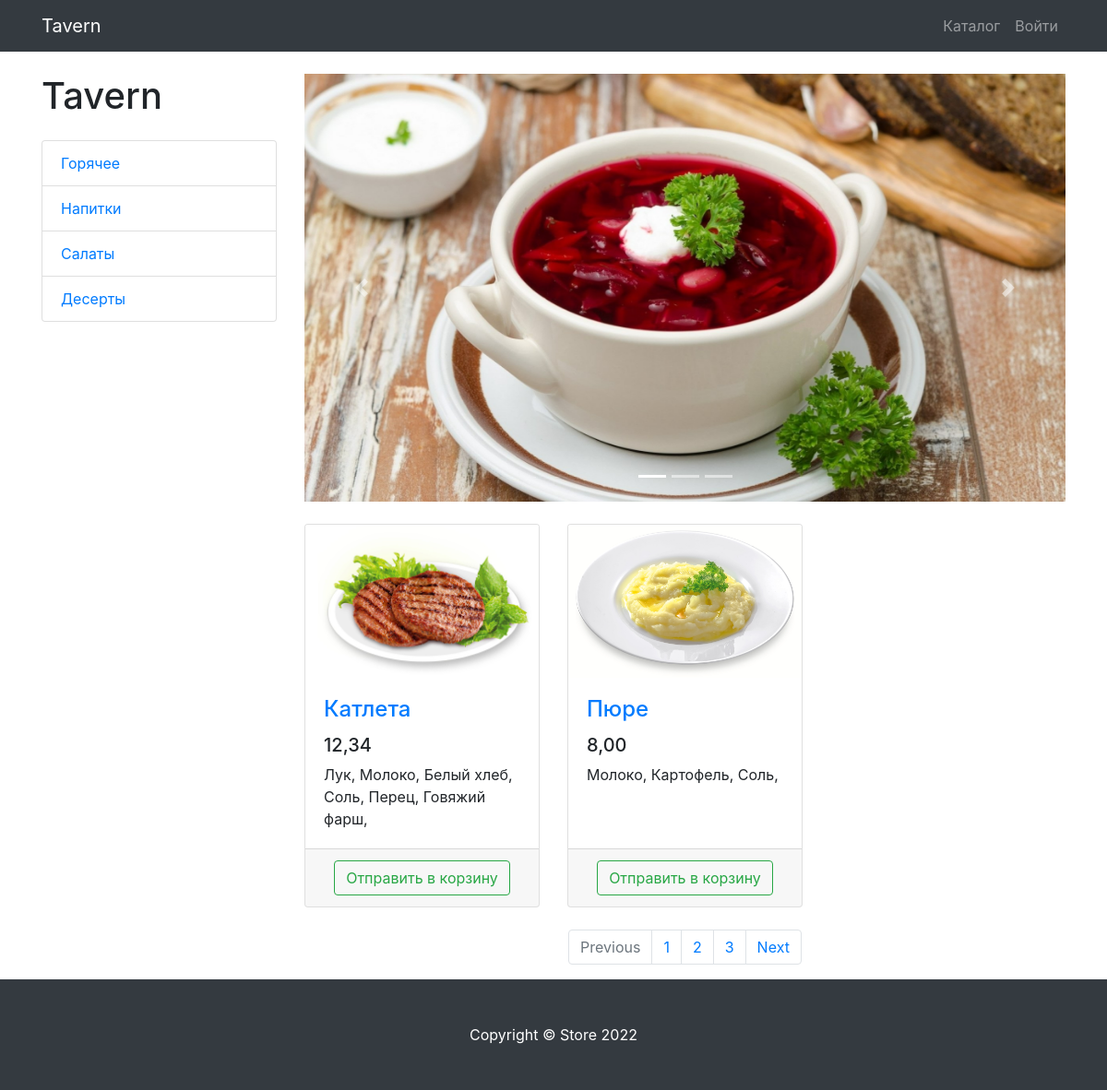
Page /dishes/ on the earlier database version.
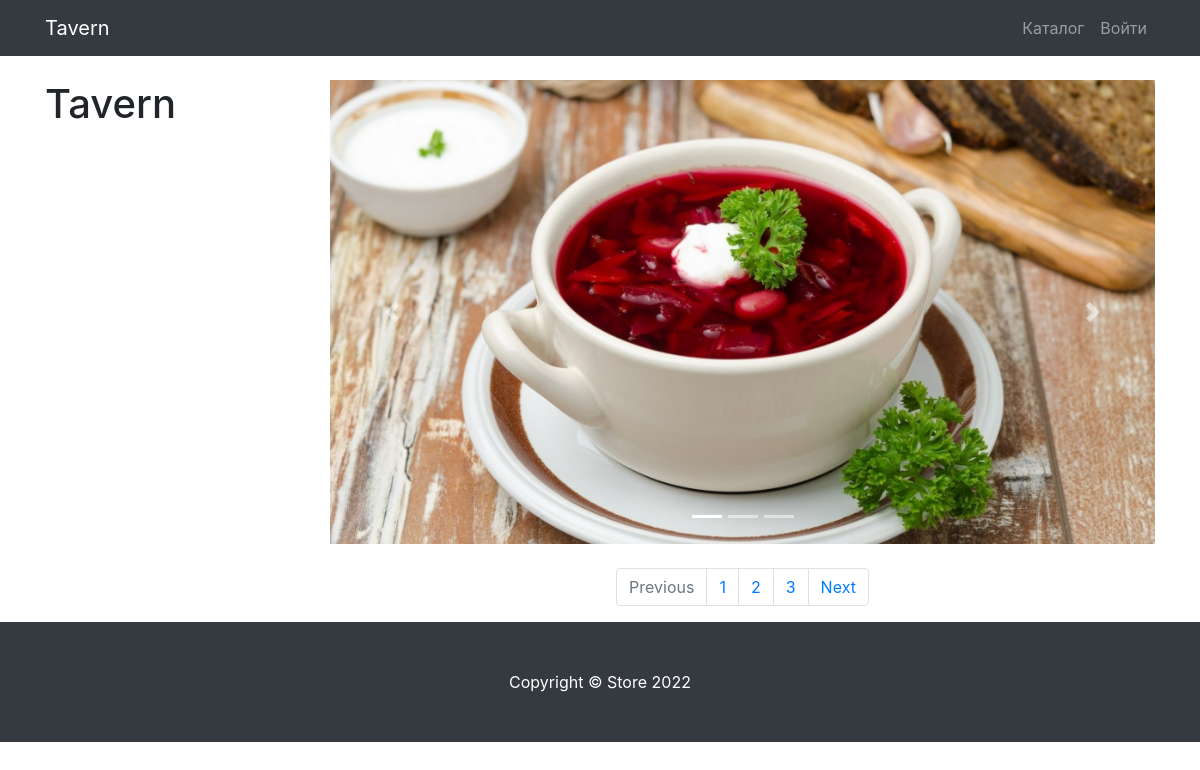
Same page on the later database version.
### dish/models.py (models this page shows, shortened)
class TypeDish(models.Model):
    name = models.CharField(max_length=128)

class Dish(models.Model):
    name = models.CharField(max_length=182, null=True)
    id_type_dish = models.ForeignKey('TypeDish', on_delete=models.PROTECT, null=True)
    image = models.ImageField(upload_to='dishes_images')
    price = models.DecimalField(max_digits=6, decimal_places=2)

class Structure(models.Model):
    id_dish = models.ForeignKey('Dish', on_delete=models.PROTECT, null=True)
    id_ingredient = models.ForeignKey(Ingredients, on_delete=models.PROTECT, null=True)

class Ingredients(models.Model):
    name = models.CharField(max_length=128)

### dish/views.py (the view)
# urls.py: path('dishes/', include('dish.urls', namespace='dishes')),
def dishes(request):
    context = {
        'title': 'Dishes',
        'dish': Dish.objects.all(),
        'type': TypeDish.objects.all(),
        'struct': Structure.objects.all(),
    }
    return render(request, 'dish/html/dishs.html', context=context)

### dish/templates/dish/html/dishs.html (shortened to what this page needs)
{% extends 'dish/html/base.html' %}
{% load static %}
{% block css %}
    <link href="{% static 'vendor/css/products.css' %}" rel="stylesheet">
{% endblock %}
{% block content %}
    <div class="container">
    <div class="row">
        <div class="col-lg-3">
            <h1 class="my-4">Tavern</h1>
            <div class="list-group">
                {% for types in type %}
                    <a href="#" class="list-group-item">{{ types.name }}</a>
                {% endfor %}
            </div>
        </div>
        <div class="col-lg-9">
            <div id="carouselExampleIndicators" class="carousel slide my-4" data-ride="carousel">
                <ol class="carousel-indicators">
                    <li data-target="#carouselExampleIndicators" data-slide-to="0" class="active"></li>
                    <li data-target="#carouselExampleIndicators" data-slide-to="1"></li>
                    <li data-target="#carouselExampleIndicators" data-slide-to="2"></li>
                </ol>
                <div class="carousel-inner" role="listbox">
                    <div class="carousel-item active">
                        <img class="d-block img-fluid" src="/static/vendor/img/slides/borsh.jpg" alt="First slide">
                    </div>
                </div>
                <a class="carousel-control-prev" href="#carouselExampleIndicators" role="button" data-slide="prev">
                    <span class="carousel-control-prev-icon" aria-hidden="true"></span>
                </a>
                <a class="carousel-control-next" href="#carouselExampleIndicators" role="button" data-slide="next">
                    <span class="carousel-control-next-icon" aria-hidden="true"></span>
                </a>
            </div>
            <div class="row">
                {% for product in dish %}
                    <div class="col-lg-4 col-md-6 mb-4">
                    <div class="card h-100">
                        <a href="#">
                            <img class="card-img-top"
                                 src="{{ product.image.url }}"
                                 alt="">
                        </a>
                        <div class="card-body">
                            <h4 class="card-title">
                                <a href="#">{{ product.name }}</a>
                            </h4>
                            <h5>{{ product.price }}</h5>
                            <p class="card-text">
                                {% for str in struct %}
                                    {% if str.id_dish.pk == product.pk %}
                                        {{ str.id_ingredient.name }}{% if struct.last %},{% endif %}
                                    {% endif %}
                                {% endfor %}
                            </p>
                        </div>
                        <div class="card-footer text-center">
                            <a class="btn btn-outline-success" href="{% url 'dish:basket_add' product.id %}">
                                Отправить в корзину
                            </a>
                        </div>
                    </div>
                </div>
                {% endfor %}
            </div>
            <nav aria-label="Page navigation example">
                <ul class="pagination justify-content-center">
                    <li class="page-item disabled">
                        <a class="page-link" href="#" tabindex="-1" aria-disabled="true">Previous</a>
                    </li>
                    <li class="page-item"><a class="page-link" href="#">1</a></li>
                    <li class="page-item"><a class="page-link" href="#">2</a></li>
                    <li class="page-item"><a class="page-link" href="#">3</a></li>
                    <li class="page-item">
                        <a class="page-link" href="#">Next</a>
                    </li>
                </ul>
            </nav>
        </div>
    </div>
</div>
{% endblock %}
{% block footer %}
    <footer class="py-5 bg-dark">
    <div class="container">
        <p class="m-0 text-center text-white">Copyright &copy; Store 2022</p>
    </div>
</footer>
{% endblock %}

Differences in the rows shown:
removed TypeDish: name "Горячее"
removed TypeDish: name "Напитки"
removed TypeDish: name "Салаты"
removed TypeDish: name "Десерты"
removed Dish: image (picture), name "Катлета", price "12,34"
removed Structure: id_ingredient.name "Лук", shown under "Катлета"
removed Structure: id_ingredient.name "Молоко", shown under "Катлета"
removed Structure: id_ingredient.name "Белый хлеб", shown under "Катлета"
removed Structure: id_ingredient.name "Соль", shown under "Катлета"
removed Structure: id_ingredient.name "Перец", shown under "Катлета"
removed Structure: id_ingredient.name "Говяжий фарш", shown under "Катлета"
removed Dish: image (picture), name "Пюре", price "8,00"
removed Structure: id_ingredient.name "Молоко", shown under "Пюре"
removed Structure: id_ingredient.name "Картофель", shown under "Пюре"
removed Structure: id_ingredient.name "Соль", shown under "Пюре"
